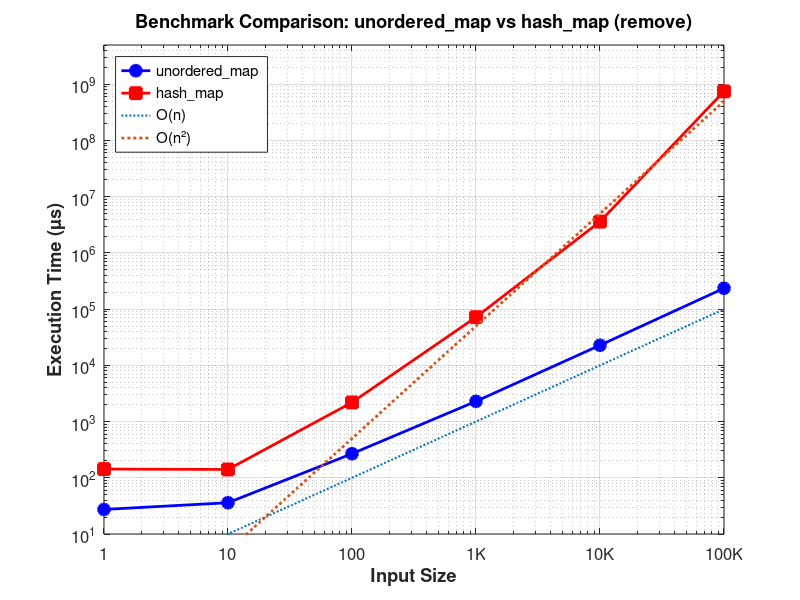

MATLAB code for this plot:
% Dataset of unordered_map
x1 = [1, 10, 100, 1000, 10000, 100000];
y1 = [27.33, 36, 268, 2292.33, 22794, 235404.33];

% Dataset of hash_map
x2 = [1, 10, 100, 1000, 10000, 100000];
y2 = [143, 140.67, 2192, 72038.67, 3606619, 749352925.7];

% Create a new figure with a specific size
figure('Position', [100, 100, 800, 600]);

loglog(x1, y1, 'b-o', 'LineWidth', 2, 'MarkerSize', 8, 'MarkerFaceColor', 'b');
hold on;
loglog(x2, y2, 'r-s', 'LineWidth', 2, 'MarkerSize', 8, 'MarkerFaceColor', 'r');

% Generate reference lines for different complexity classes
x_ref = logspace(0, 5, 100); % Generate 100 points from 10^0 to 10^5

% Scale factors to position the reference lines appropriately
% c_const = 100;
% c_log = 20;
c_linear = 1;
c_quadratic = 0.05;

% O(1) - Constant time
% y_const = c_const * ones(size(x_ref));
% loglog(x_ref, y_const, '--', 'Color', [0.5, 0.5, 0.5], 'LineWidth', 1.5);

% O(log n) - Logarithmic time
% y_log = c_log * log10(x_ref);
% loglog(x_ref, y_log, '-.', 'Color', [0.0, 0.7, 0.0], 'LineWidth', 1.5);

% O(n) - Linear time
y_linear = c_linear * x_ref;
loglog(x_ref, y_linear, ':', 'MarkerFaceColor', 'r', 'LineWidth', 1.5);

% O(n^2) - Quadratic time
y_quadratic = c_quadratic * x_ref.^2;
loglog(x_ref, y_quadratic, ':', 'MarkerFaceColor', 'b', 'LineWidth', 2);

% Add grid lines
grid on;

% Add labels and title
xlabel('Input Size', 'FontSize', 14, 'FontWeight', 'bold');
ylabel('Execution Time (µs)', 'FontSize', 14, 'FontWeight', 'bold');
title('Benchmark Comparison: unordered\_map vs hash\_map (remove)', 'FontSize', 16, 'FontWeight', 'bold');

% Add legend
% 'O(1)', 'O(log n)',
legend('unordered\_map', 'hash\_map', 'O(n)', 'O(n²)', 'Location', 'northwest');

% Customize the appearance
set(gca, 'FontSize', 12);
set(gca, 'XTickLabel', {'1', '10', '100', '1K', '10K', '100K'});

% Adjust y-axis limits to better visualize the data
ylim([10, 5000000000]);